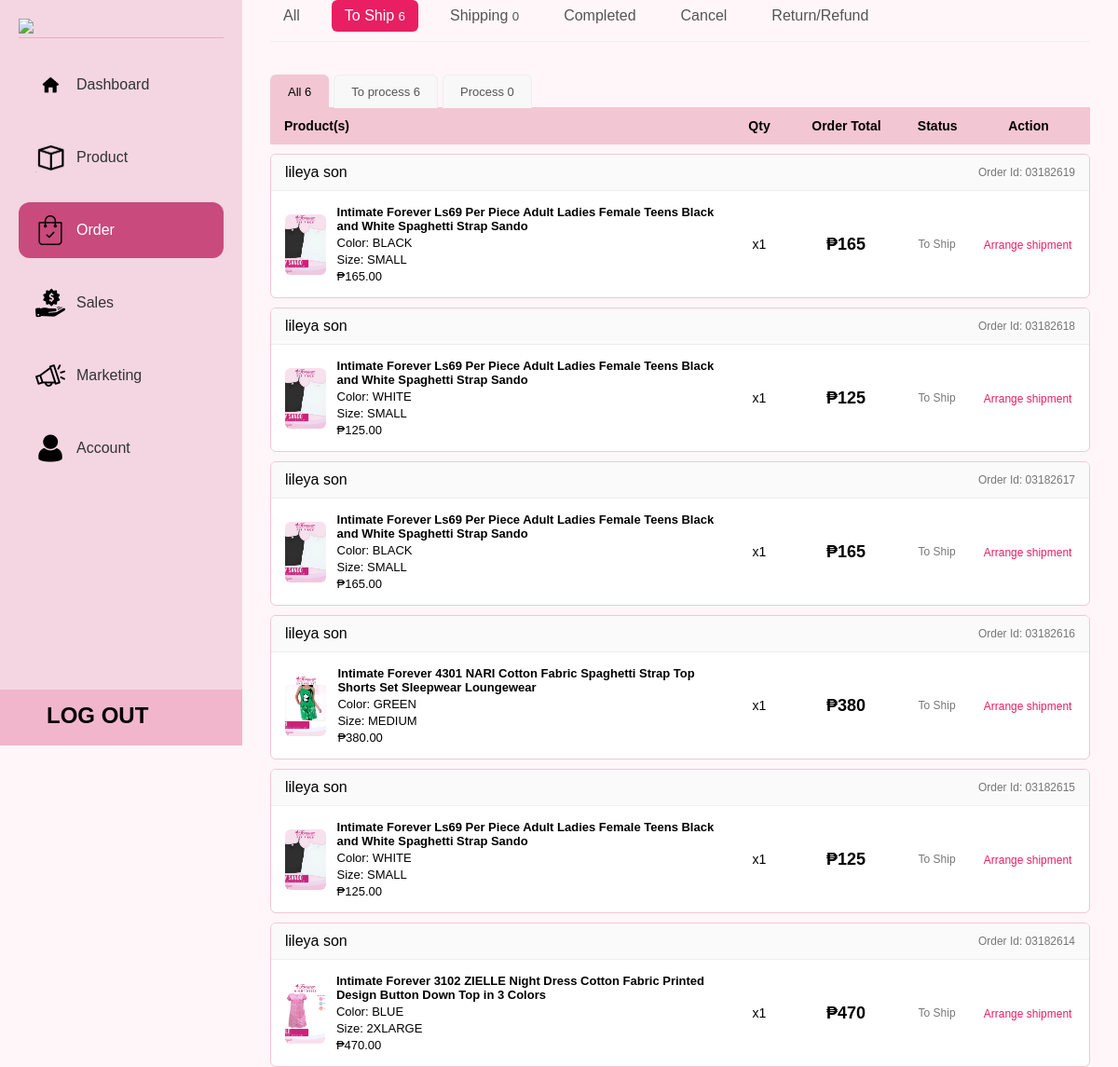
/ADMIN/HTML/order-to-ship.php (signed in), run on the app's committed database.
### tables this page shows
CREATE TABLE `orders` (
  `id` int(11) NOT NULL,
  `order_code` varchar(20) DEFAULT NULL,
  `first_name` varchar(100) DEFAULT NULL,
  `last_name` varchar(100) DEFAULT NULL,
  `email` varchar(100) DEFAULT NULL,
  `phone` varchar(20) DEFAULT NULL,
  `province` varchar(100) DEFAULT NULL,
  `city` varchar(100) DEFAULT NULL,
  `barangay` varchar(100) DEFAULT NULL,
  `postal` varchar(10) DEFAULT NULL,
  `full_address` text DEFAULT NULL,
  `payment_method` varchar(50) DEFAULT NULL,
  `delivery_method` varchar(50) DEFAULT NULL,
  `subtotal` decimal(10,2) DEFAULT NULL,
  `delivery_fee` decimal(10,2) DEFAULT NULL,
  `total` decimal(10,2) DEFAULT NULL,
  `created_at` datetime DEFAULT current_timestamp(),
  `status` varchar(50) DEFAULT 'To Ship',
  `postal_code` varchar(20) DEFAULT NULL,
  `profile_img` varchar(255) DEFAULT NULL,
  `coupon` decimal(10,2) DEFAULT 0.00,
  `coupon_code` varchar(100) DEFAULT NULL,
  `refund_date` datetime DEFAULT NULL,
  `refund_message` text DEFAULT NULL,
  `refund_images` text DEFAULT NULL
);

CREATE TABLE `order_items` (
  `id` int(11) NOT NULL,
  `order_id` int(11) DEFAULT NULL,
  `product_name` varchar(255) DEFAULT NULL,
  `price` decimal(10,2) DEFAULT NULL,
  `qty` int(11) DEFAULT NULL,
  `size` varchar(50) DEFAULT NULL,
  `color` varchar(50) DEFAULT NULL,
  `image` text DEFAULT NULL,
  `product_id` int(11) DEFAULT NULL,
  `reviewed` tinyint(1) DEFAULT 0
);

### ADMIN/HTML/order-to-ship.php (the view, shortened to what this page needs)
<?php
include "../../config/db.php";
$toShipCount = $conn->query("SELECT COUNT(*) as total FROM orders WHERE status='To Ship'")->fetch_assoc()['total'];
$shippingCount = $conn->query("SELECT COUNT(*) as total FROM orders WHERE status='Shipping'")->fetch_assoc()['total'];
$processCount = $shippingCount;
?>
<!DOCTYPE html>
<html lang="en">
<head>
  <link rel="stylesheet" href="../CSS/order-to-ship.css">
  <link rel="stylesheet" href="https://cdn.jsdelivr.net/npm/flatpickr/dist/flatpickr.min.css">
</head>
<body>
<div class="container">
<aside class="sidebar">
  <div class="logo">
    <img src="../PICTURE/logo.png">
  </div>
  <nav class="menu">
    <a href="dashboard.php">
      <img src="../PICTURE/home logo.png" class="menu-icon">
      Dashboard
    </a>
    <a href="product.php">
      <img src="../PICTURE/product logo.png" class="menu-icon">
      Product
    </a>
    <a href="order.php" class="active">
      <img src="../PICTURE/ORDER LOGO.webp" class="menu-icon">
      Order
    </a>
    <a href="sales.php">
      <img src="../PICTURE/SALES LOGO.png" class="menu-icon">
      Sales
    </a>
    <a href="marketing.php">
      <img src="../PICTURE/MARKETING LOGO.png" class="menu-icon">
      Marketing
    </a>
    <a href="account.php">
      <img src="../PICTURE/ACCOUNT LOGO.png" class="menu-icon">
      Account
    </a>
  </nav>
    <a href="logout.php" class="logout-bar">
        <div class="logout-content">
            <span class="logout-text">LOG OUT</span>
        </div>
    </a>
</aside>
<main class="main">
<div class="tabs">
  <a href="order.php">All</a>
  <a href="order-to-ship.php" class="active">
    To Ship <small><?= $processCount + $toShipCount ?></small>
  </a>
  <a href="order-shipping.php">
    Shipping <small><?= $shippingCount ?></small>
  </a>
  <a href="order-completed.php">Completed</a>
  <a href="order-cancel.php">Cancel</a>
  <a href="return-refund.php">Return/Refund</a>
</div>
<div class="mini-tabs">
  <a href="order-to-ship.php" class="tab active">
    All <?= $processCount + $toShipCount ?>
  </a>
  <a href="to-ship-process.php" class="tab">
    To process <?= $toShipCount ?>
  </a>
  <a href="to-ship-completed.php" class="tab">
    Process <?= $processCount ?>
  </a>
</div>
<div class="table-header">
  <div>Product(s)</div>
  <div>Qty</div>
  <div>Order Total</div>
  <div>Status</div>
  <div>Action</div>
</div>
<?php
$orders = $conn->query("
  SELECT * FROM orders
  WHERE status IN ('To Ship', 'Shipping')
  ORDER BY id DESC
");
if ($orders && $orders->num_rows > 0):
  while ($order = $orders->fetch_assoc()):
?>
<div class="order-card" onclick="viewOrder(<?= $order['id'] ?>)">
<div class="order-top">
  <div class="buyer">
    <span><?= $order['first_name'] ?> <?= $order['last_name'] ?></span>
  </div>
  <div class="order-id">
    Order Id: <?= $order['order_code'] ?? $order['id'] ?>
  </div>
</div>
<?php
$items = $conn->query("SELECT * FROM order_items WHERE order_id = '".$order['id']."'");
$total = 0;
$rows = [];
if ($items && $items->num_rows > 0) {
  while ($item = $items->fetch_assoc()) {
    $rows[] = $item;
    $total += $item['price'] * $item['qty'];
  }
}
?>
<?php if (count($rows) > 0): ?>
  <?php foreach ($rows as $index => $item): ?>
    <div class="order-row">
      <div class="product">
        <div class="img">
          <?php if (!empty($item['image'])): ?>
            <img src="../../uploads/<?= $item['image'] ?>"
              style="width:100%; height:100%; object-fit:cover;">
          <?php endif; ?>
        </div>
        <div>
          <strong><?= $item['product_name'] ?></strong>
          <span>Color: <?= $item['color'] ?? '-' ?></span>
          <span>Size: <?= $item['size'] ?? '-' ?></span>
          <span>₱<?= $item['price'] ?></span>
        </div>
      </div>
      <div class="qty center">
        x<?= $item['qty'] ?>
      </div>
      <?php if ($index === 0): ?>
        <div class="summary-total">₱<?= $total ?></div>
        <div class="summary-status">
          <?= $order['status'] ?? 'To Ship' ?>
        </div>
        <div class="summary-action">
          <?php if ($order['status'] == "To Ship"): ?>
            <a href="#" onclick="event.stopPropagation(); shipOrder(<?= $order['id'] ?>)">
              Arrange shipment
            </a>
          <?php elseif ($order['status'] == "Shipping"): ?>
            <a href="#" onclick="event.stopPropagation(); pickupOrder(<?= $order['id'] ?>)">
              Pick-up / Drop
            </a>
          <?php else: ?>
            <a href="order-details.php?id=<?= $order['id'] ?>">
              Check Details
            </a>
          <?php endif; ?>
        </div>
      <?php else: ?>
        <div></div>
        <div></div>
        <div></div>
      <?php endif; ?>
    </div>
  <?php endforeach; ?>
<?php endif; ?>
</div>
<?php
  endwhile;
else:
  echo "<p style='padding:20px;'>No orders found</p>";
endif;
?>
</body>
</html>

### ADMIN/CSS/order-to-ship.css (style rules this page uses)
* { margin: 0; padding: 0; box-sizing: border-box; font-family: sans-serif; }
body { margin: 0; background: #fff6f9; }
.container { display: flex; min-height: 100vh; align-items: stretch; }
.sidebar { width: 260px; background: #F3D6E1; padding: 20px; min-height: 100vh; position: fixed; top: 0; left: 0; height: 100vh; }
.main { margin-left: 290px; margin-right: 30px; width: calc(100% - 200px); }
.logo { border-bottom: 1px solid rgba(201, 74, 124, 0.3); margin-bottom: 20px; }
.logo img { width: 100%; }
.menu { display: flex; flex-direction: column; }
.menu a { display: flex; align-items: center; gap: 12px; padding: 14px 18px; margin-bottom: 18px; border-radius: 12px; color: #333; font-weight: 500; cursor: pointer; text-decoration: none; }
.menu a.active { background: #C94A7C; color: #fff; }
.menu-icon { width: 32px; height: 32px; }
.logout-bar { position: absolute; bottom: 0; left: 0; width: 100%; height: 60px; background: #F1B6CC; padding: 14px 20px; cursor: pointer; }
.logout-content { display: flex; align-items: center; gap: 14px; color: #000; font-weight: 600; font-size: 24px; margin-left: 30px; }
.logout-bar { text-decoration: none; color: inherit; }
.tabs { display: flex; gap: 20px; border-bottom: 1px solid #eee; padding-bottom: 10px; margin-bottom: 15px; }
.mini-tabs { display: flex; gap: 5px; margin-bottom: -1px; }
.mini-tabs a { text-decoration: none; }
.tab { padding: 10px 18px; background: #f8f8f8; border: 1px solid #eee; border-bottom: none; cursor: pointer; font-size: 13px; color: #555; border-top-left-radius: 6px; border-top-right-radius: 6px; transition: all 0.2s ease; }
.tab.active { background: #f3c6d3; color: #000; font-weight: 500; border-color: #f3c6d3; }
.tabs a { text-decoration: none; color: #555; padding: 8px 14px; border-radius: 6px; transition: 0.2s; }
.tabs a.active { background: #e91e63; color: white; }
.table-header { background: #f3c6d3; padding: 12px 15px; font-weight: 600; font-size: 14px; display: grid; grid-template-columns: 55% 10% 12% 11% 12%; align-items: center; text-align: center; }
.table-header div:first-child { text-align: left; }
.order-card { border: 1px solid #f3c6d3; background: #fff; margin-top: 10px; border-radius: 6px; width: 100%; overflow: hidden; }
.order-top { display: flex; justify-content: space-between; align-items: center; padding: 10px 15px; border-bottom: 1px solid #eee; background: #fafafa; width: 100%; box-sizing: border-box; }
.buyer { display: flex; align-items: center; gap: 10px; }
.order-id { font-size: 12px; color: #777; }
.order-row { display: grid; grid-template-columns: 55% 10% 12% 11% 12%; align-items: center; padding: 15px; }
.center { text-align: center; display: flex; justify-content: center; align-items: center; }
.product { display: flex; align-items: center; gap: 12px; }
.product .img { width: 65px; height: 65px; border-radius: 6px; overflow: hidden; }
.product .img img { width: 100%; height: 100%; object-fit: cover; }
.product div { display: flex; flex-direction: column; gap: 3px; font-size: 13px; }
.qty, .total, .status, .actions { text-align: center; font-size: 14px; }
.qty, .summary-total, .summary-status, .summary-action { margin: 0; text-align: center; }
.summary-total { font-size: 18px; font-weight: bold; }
.summary-status { font-size: 12px; color: #777; }
.summary-action a { color: #e91e63; font-size: 12px; text-decoration: none; }

### data on the page
orders: first_name "lileya", last_name "son", order_code "03182619"
order_items: image (picture), product_name "Intimate Forever Ls69 Per Piece Adult Ladies Female Teens Black and White Spaghetti Strap Sando", color "BLACK", size "SMALL", price "165.00", qty "1", total "165", order.status "To Ship"
orders: first_name "lileya", last_name "son", order_code "03182618"
order_items: image (picture), product_name "Intimate Forever Ls69 Per Piece Adult Ladies Female Teens Black and White Spaghetti Strap Sando", color "WHITE", size "SMALL", price "125.00", qty "1", total "125", order.status "To Ship"
orders: first_name "lileya", last_name "son", order_code "03182617"
order_items: image (picture), product_name "Intimate Forever Ls69 Per Piece Adult Ladies Female Teens Black and White Spaghetti Strap Sando", color "BLACK", size "SMALL", price "165.00", qty "1", total "165", order.status "To Ship"
orders: first_name "lileya", last_name "son", order_code "03182616"
order_items: image (picture), product_name "Intimate Forever 4301 NARI Cotton Fabric Spaghetti Strap Top Shorts Set Sleepwear Loungewear", color "GREEN", size "MEDIUM", price "380.00", qty "1", total "380", order.status "To Ship"
orders: first_name "lileya", last_name "son", order_code "03182615"
order_items: image (picture), product_name "Intimate Forever Ls69 Per Piece Adult Ladies Female Teens Black and White Spaghetti Strap Sando", color "WHITE", size "SMALL", price "125.00", qty "1", total "125", order.status "To Ship"
orders: first_name "lileya", last_name "son", order_code "03182614"
order_items: image (picture), product_name "Intimate Forever 3102 ZIELLE Night Dress Cotton Fabric Printed Design Button Down Top in 3 Colors", color "BLUE", size "2XLARGE", price "470.00", qty "1", total "470", order.status "To Ship"

### other printed values
$processCount + $toShipCount "6"
$shippingCount "0"
$toShipCount "6"
$processCount "0"
